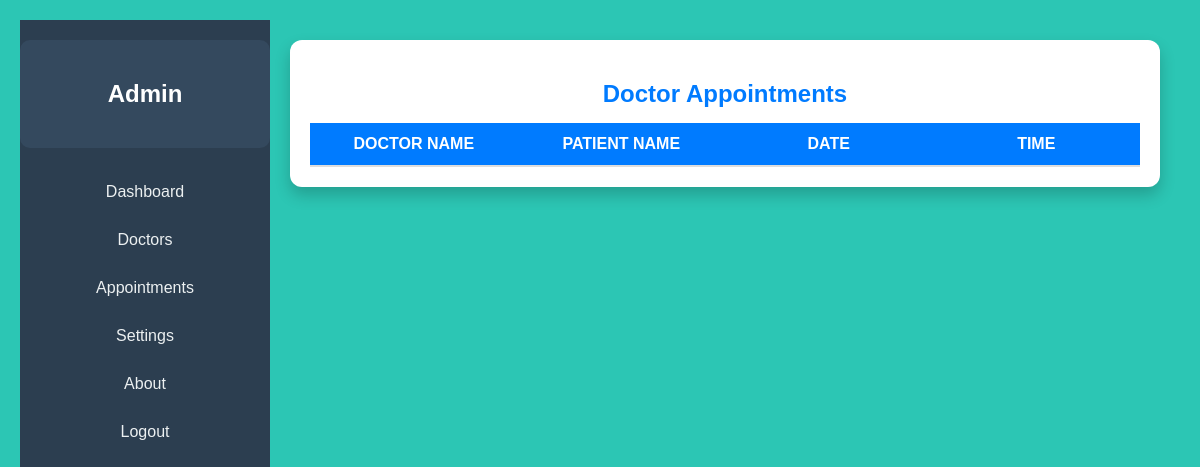
/api/viewappointment, run on an earlier commit of the app's database.
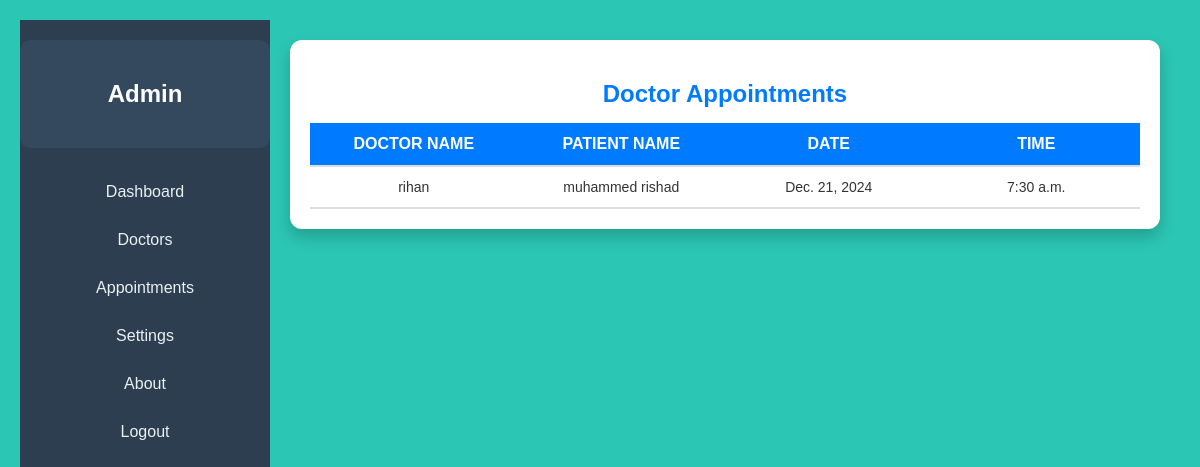
And on a later commit of the database.
### Predictivehealthapp/models.py (models this page shows)
class bookinginfoTable(models.Model):
    USERID=models.ForeignKey(userTable,on_delete=models.CASCADE,null=True,blank=True,related_name='userid')
    DOCTORID=models.ForeignKey(DoctorTable,on_delete=models.CASCADE,null=True,blank=True,)
    patient_name=models.CharField(max_length=300,null=True,blank=True)
    patient_age=models.CharField(max_length=300,null=True,blank=True)
    patient_height=models.CharField(max_length=300,null=True,blank=True)
    patient_weight=models.CharField(max_length=300,null=True,blank=True)
    patient_addr=models.CharField(max_length=300,null=True,blank=True)
    APPOINTMENTDATE=models.DateField(null=True,blank=True)
    APPOINTMENTTIME=models.TimeField(null=True,blank=True)
    visitReason=models.CharField(max_length=300,null=True,blank=True)
    status=models.CharField(max_length=20,null=True,blank=True)

class DoctorTable(models.Model):
    LOGINID=models.ForeignKey(LoginTable,on_delete=models.CASCADE,null=True,blank=True)
    Name=models.CharField(max_length=20,null=True,blank=True)
    specialization=models.CharField(max_length=20,null=True,blank=True)
    qualification=models.CharField(max_length=20,null=True,blank=True)
    phone=models.BigIntegerField(null=True,blank=True)
    email=models.CharField(max_length=255,null=True,blank=True)

class userTable(models.Model):
    LOGINID=models.ForeignKey(LoginTable,on_delete=models.CASCADE,null=True,blank=True)
    firstname=models.CharField(max_length=20,null=True,blank=True)
    lastname=models.CharField(max_length=20,null=True,blank=True)
    dob=models.CharField(max_length=20,null=True,blank=True)
    gender=models.CharField(max_length=20,null=True,blank=True)
    mobile=models.BigIntegerField(null=True,blank=True)
    email=models.CharField(max_length=20,null=True,blank=True)
    address=models.CharField(max_length=300,null=True,blank=True)
    password=models.CharField(max_length=50,null=True,blank=True)
    state=models.CharField(max_length=20,null=True,blank=True)

### Predictivehealthapp/views.py (the view)
# urls.py: path('viewappointment',viewappointment.as_view(),name="viewappointment"),
class viewappointment(View):
    def get(self,request):
        obj=bookinginfoTable.objects.all()
        return render(request,'administrator/view-appointment.html',{'obj':obj})

### templates/administrator/view-appointment.html (shortened to what this page needs)
{% extends 'administrator/admin-dashboard.html' %}
    {% block body %}
    <div class="appointment-container">
        <h2 class="title">Doctor Appointments</h2>
        <div class="responsive-table-container">
            <table class="responsive-table">
                <thead>
                    <tr>
                        <th>Doctor Name</th>
                        <th>Patient Name</th>
                        <th>Date</th>
                        <th>Time</th>
                    </tr>
                </thead>
                <tbody>
                    {% for i in obj %}
                    <tr>
                        <td>{{ i.DOCTORID.Name }}</td>
                        <td>{{ i.USERID.firstname }} {{ i.USERID.lastname }}</td>
                        <td>{{ i.APPOINTMENTDATE }}</td>
                        <td>{{ i.APPOINTMENTTIME }}</td>
                    </tr>
                    {% endfor %}
                </tbody>
            </table>
        </div>
    </div>
    {% endblock %}

What changed in the data, as far as the page shows it:
added bookinginfoTable: DOCTORID.Name "rihan", USERID.firstname "muhammed", USERID.lastname "rishad", APPOINTMENTDATE "Dec. 21, 2024", APPOINTMENTTIME "7:30 a.m."
